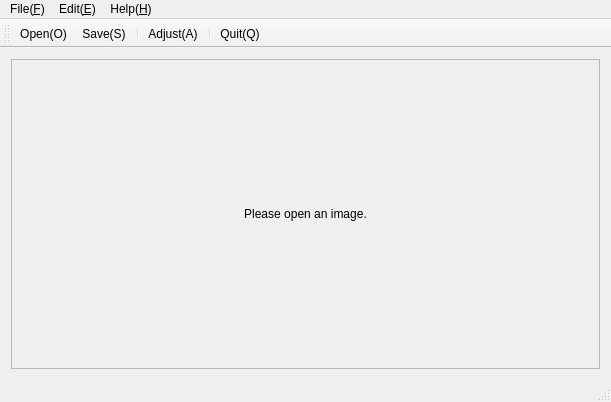
<?xml version="1.0" encoding="UTF-8"?>
<ui version="4.0">
 <class>MainWindow</class>
 <widget class="QMainWindow" name="MainWindow">
  <property name="geometry">
   <rect>
    <x>0</x>
    <y>0</y>
    <width>611</width>
    <height>402</height>
   </rect>
  </property>
  <property name="windowTitle">
   <string>ImageViewer</string>
  </property>
  <property name="windowIcon">
   <iconset resource="myResources.qrc">
    <normaloff>:/myImages/actions/insert-image.png</normaloff>:/myImages/actions/insert-image.png</iconset>
  </property>
  <widget class="QWidget" name="centralWidget">
   <layout class="QGridLayout" name="gridLayout">
    <item row="0" column="0">
     <widget class="QScrollArea" name="scrollArea">
      <property name="widgetResizable">
       <bool>true</bool>
      </property>
      <widget class="QWidget" name="scrollAreaWidgetContents">
       <property name="geometry">
        <rect>
         <x>0</x>
         <y>0</y>
         <width>591</width>
         <height>304</height>
        </rect>
       </property>
       <layout class="QGridLayout" name="gridLayout_2">
        <item row="0" column="0">
         <widget class="QLabel" name="imageLabel">
          <property name="text">
           <string>Please open an image.</string>
          </property>
          <property name="alignment">
           <set>Qt::AlignCenter</set>
          </property>
         </widget>
        </item>
       </layout>
      </widget>
     </widget>
    </item>
   </layout>
  </widget>
  <widget class="QMenuBar" name="menuBar">
   <property name="geometry">
    <rect>
     <x>0</x>
     <y>0</y>
     <width>611</width>
     <height>17</height>
    </rect>
   </property>
   <widget class="QMenu" name="menu_File">
    <property name="title">
     <string>File(&amp;F)</string>
    </property>
    <addaction name="actionOpen"/>
    <addaction name="actionClose"/>
    <addaction name="separator"/>
    <addaction name="actionSave"/>
    <addaction name="actionSave_as"/>
    <addaction name="separator"/>
    <addaction name="actionQuit"/>
   </widget>
   <widget class="QMenu" name="menuEdit">
    <property name="title">
     <string>Edit(&amp;E)</string>
    </property>
    <addaction name="actionAdjust"/>
   </widget>
   <widget class="QMenu" name="menuHelp">
    <property name="title">
     <string>Help(&amp;H)</string>
    </property>
    <addaction name="actionAbout"/>
    <addaction name="actionAbout_Qt"/>
   </widget>
   <addaction name="menu_File"/>
   <addaction name="menuEdit"/>
   <addaction name="menuHelp"/>
  </widget>
  <widget class="QToolBar" name="mainToolBar">
   <attribute name="toolBarArea">
    <enum>TopToolBarArea</enum>
   </attribute>
   <attribute name="toolBarBreak">
    <bool>false</bool>
   </attribute>
   <addaction name="actionOpen"/>
   <addaction name="actionSave"/>
   <addaction name="separator"/>
   <addaction name="actionAdjust"/>
   <addaction name="separator"/>
   <addaction name="actionQuit"/>
  </widget>
  <widget class="QStatusBar" name="statusBar"/>
  <action name="actionOpen">
   <property name="icon">
    <iconset resource="myResources.qrc">
     <normaloff>:/myImages/actions/document-open.png</normaloff>:/myImages/actions/document-open.png</iconset>
   </property>
   <property name="text">
    <string>Open(&amp;O)</string>
   </property>
   <property name="shortcut">
    <string>Ctrl+O</string>
   </property>
  </action>
  <action name="actionClose">
   <property name="icon">
    <iconset resource="myResources.qrc">
     <normaloff>:/myImages/actions/gtk-close.png</normaloff>:/myImages/actions/gtk-close.png</iconset>
   </property>
   <property name="text">
    <string>Close(&amp;C)</string>
   </property>
   <property name="shortcut">
    <string>Ctrl+W</string>
   </property>
  </action>
  <action name="actionQuit">
   <property name="icon">
    <iconset resource="myResources.qrc">
     <normaloff>:/myImages/actions/gtk-quit.png</normaloff>:/myImages/actions/gtk-quit.png</iconset>
   </property>
   <property name="text">
    <string>Quit(&amp;Q)</string>
   </property>
   <property name="shortcut">
    <string>Ctrl+Q</string>
   </property>
  </action>
  <action name="actionSave">
   <property name="icon">
    <iconset resource="myResources.qrc">
     <normaloff>:/myImages/actions/document-save.png</normaloff>:/myImages/actions/document-save.png</iconset>
   </property>
   <property name="text">
    <string>Save(&amp;S)</string>
   </property>
   <property name="shortcut">
    <string>Ctrl+S</string>
   </property>
  </action>
  <action name="actionSave_as">
   <property name="icon">
    <iconset resource="myResources.qrc">
     <normaloff>:/myImages/actions/document-save-as.png</normaloff>:/myImages/actions/document-save-as.png</iconset>
   </property>
   <property name="text">
    <string>Save as</string>
   </property>
   <property name="shortcut">
    <string>Ctrl+Shift+S</string>
   </property>
  </action>
  <action name="actionAdjust">
   <property name="icon">
    <iconset resource="myResources.qrc">
     <normaloff>:/myImages/actions/format-justify-center.png</normaloff>:/myImages/actions/format-justify-center.png</iconset>
   </property>
   <property name="text">
    <string>Adjust(&amp;A)</string>
   </property>
   <property name="toolTip">
    <string>Adjust</string>
   </property>
   <property name="shortcut">
    <string>Ctrl+E</string>
   </property>
  </action>
  <action name="actionAbout">
   <property name="icon">
    <iconset resource="myResources.qrc">
     <normaloff>:/myImages/actions/gtk-about.png</normaloff>:/myImages/actions/gtk-about.png</iconset>
   </property>
   <property name="text">
    <string>About(&amp;A)</string>
   </property>
   <property name="shortcut">
    <string>F1</string>
   </property>
  </action>
  <action name="actionAbout_Qt">
   <property name="icon">
    <iconset resource="myResources.qrc">
     <normaloff>:/myImages/actions/gtk-help.png</normaloff>:/myImages/actions/gtk-help.png</iconset>
   </property>
   <property name="text">
    <string>About &amp;Qt</string>
   </property>
  </action>
 </widget>
 <layoutdefault spacing="6" margin="11"/>
 <resources>
  <include location="myResources.qrc"/>
 </resources>
 <connections/>
</ui>
